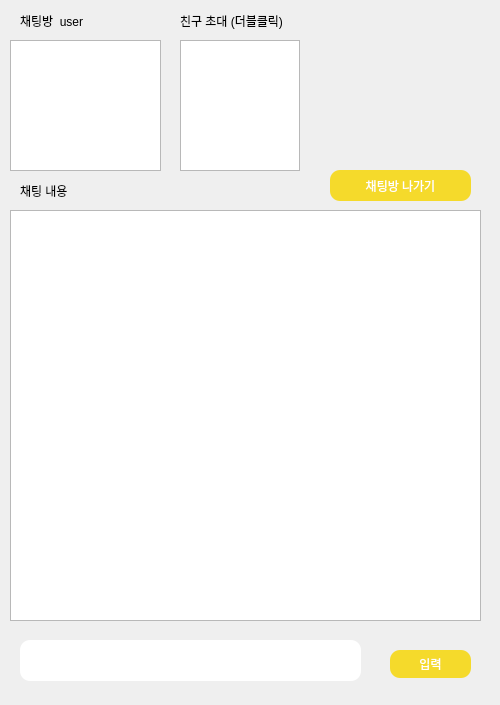
<?xml version="1.0" encoding="UTF-8"?>
<ui version="4.0">
 <class>Form</class>
 <widget class="QWidget" name="Form">
  <property name="geometry">
   <rect>
    <x>0</x>
    <y>0</y>
    <width>500</width>
    <height>705</height>
   </rect>
  </property>
  <property name="windowTitle">
   <string>Form</string>
  </property>
  <widget class="QStackedWidget" name="stackedWidget">
   <property name="geometry">
    <rect>
     <x>0</x>
     <y>0</y>
     <width>501</width>
     <height>701</height>
    </rect>
   </property>
   <property name="currentIndex">
    <number>3</number>
   </property>
   <widget class="QWidget" name="login_page">
    <widget class="QLabel" name="label_back_4">
     <property name="geometry">
      <rect>
       <x>0</x>
       <y>0</y>
       <width>521</width>
       <height>701</height>
      </rect>
     </property>
     <property name="text">
      <string/>
     </property>
     <property name="pixmap">
      <pixmap>../../Desktop/back3.jpg</pixmap>
     </property>
    </widget>
    <widget class="QLabel" name="PassWord_label">
     <property name="geometry">
      <rect>
       <x>50</x>
       <y>330</y>
       <width>101</width>
       <height>20</height>
      </rect>
     </property>
     <property name="text">
      <string>PassWord</string>
     </property>
    </widget>
    <widget class="QLineEdit" name="pw_line">
     <property name="geometry">
      <rect>
       <x>130</x>
       <y>330</y>
       <width>261</width>
       <height>31</height>
      </rect>
     </property>
     <property name="styleSheet">
      <string notr="true">QLineEdit
{
    background-color:  rgb(255, 255, 255);
	border-radius: 10px;
}

</string>
     </property>
     <property name="echoMode">
      <enum>QLineEdit::PasswordEchoOnEdit</enum>
     </property>
    </widget>
    <widget class="QLabel" name="ID_label">
     <property name="geometry">
      <rect>
       <x>110</x>
       <y>290</y>
       <width>64</width>
       <height>15</height>
      </rect>
     </property>
     <property name="text">
      <string>ID</string>
     </property>
    </widget>
    <widget class="QPushButton" name="login_btn">
     <property name="geometry">
      <rect>
       <x>270</x>
       <y>380</y>
       <width>111</width>
       <height>31</height>
      </rect>
     </property>
     <property name="styleSheet">
      <string notr="true">QPushButton{
	font: 13pt &quot;맑은 고딕&quot;;
	color: rgb(255, 255, 255);
    background-color: rgb(245, 218, 43);
	border: 0px;
	border-radius: 10px;
}

</string>
     </property>
     <property name="text">
      <string>login</string>
     </property>
    </widget>
    <widget class="QLineEdit" name="id_line">
     <property name="geometry">
      <rect>
       <x>130</x>
       <y>280</y>
       <width>261</width>
       <height>31</height>
      </rect>
     </property>
     <property name="styleSheet">
      <string notr="true">QLineEdit
{
    background-color:  rgb(255, 255, 255);
	border-radius: 10px;
}

</string>
     </property>
    </widget>
    <widget class="QPushButton" name="signup_btn">
     <property name="geometry">
      <rect>
       <x>270</x>
       <y>430</y>
       <width>111</width>
       <height>31</height>
      </rect>
     </property>
     <property name="styleSheet">
      <string notr="true">QPushButton{
	font: 13pt &quot;맑은 고딕&quot;;
	color: rgb(255, 255, 255);
    background-color: rgb(245, 218, 43);
	border: 0px;
	border-radius: 10px;
}

</string>
     </property>
     <property name="text">
      <string>join</string>
     </property>
    </widget>
   </widget>
   <widget class="QWidget" name="signup_page">
    <widget class="QLabel" name="label_back_2">
     <property name="geometry">
      <rect>
       <x>0</x>
       <y>0</y>
       <width>521</width>
       <height>701</height>
      </rect>
     </property>
     <property name="text">
      <string/>
     </property>
     <property name="pixmap">
      <pixmap>../../Desktop/back3.jpg</pixmap>
     </property>
    </widget>
    <widget class="QLabel" name="ID_label_2">
     <property name="geometry">
      <rect>
       <x>110</x>
       <y>260</y>
       <width>64</width>
       <height>15</height>
      </rect>
     </property>
     <property name="text">
      <string>ID</string>
     </property>
    </widget>
    <widget class="QLabel" name="PassWord_label_2">
     <property name="geometry">
      <rect>
       <x>110</x>
       <y>320</y>
       <width>101</width>
       <height>20</height>
      </rect>
     </property>
     <property name="text">
      <string>PassWord</string>
     </property>
    </widget>
    <widget class="QPushButton" name="signup_ok_btn">
     <property name="geometry">
      <rect>
       <x>240</x>
       <y>490</y>
       <width>221</width>
       <height>41</height>
      </rect>
     </property>
     <property name="styleSheet">
      <string notr="true">QPushButton{
	font: 15pt &quot;맑은 고딕&quot;;
	color: rgb(255, 255, 255);
    background-color: rgb(245, 218, 43);
	border: 0px;
	border-radius: 10px;
}

</string>
     </property>
     <property name="text">
      <string>join</string>
     </property>
    </widget>
    <widget class="QLineEdit" name="id">
     <property name="geometry">
      <rect>
       <x>110</x>
       <y>280</y>
       <width>231</width>
       <height>31</height>
      </rect>
     </property>
     <property name="styleSheet">
      <string notr="true">QLineEdit
{
    background-color:  rgb(255, 255, 255);
	border-radius: 10px;
}

</string>
     </property>
    </widget>
    <widget class="QLineEdit" name="pw">
     <property name="geometry">
      <rect>
       <x>110</x>
       <y>350</y>
       <width>231</width>
       <height>31</height>
      </rect>
     </property>
     <property name="styleSheet">
      <string notr="true">QLineEdit
{
    background-color:  rgb(255, 255, 255);
	border-radius: 10px;
}

</string>
     </property>
     <property name="echoMode">
      <enum>QLineEdit::PasswordEchoOnEdit</enum>
     </property>
    </widget>
    <widget class="QLineEdit" name="input_NicName_2">
     <property name="geometry">
      <rect>
       <x>110</x>
       <y>420</y>
       <width>231</width>
       <height>31</height>
      </rect>
     </property>
     <property name="styleSheet">
      <string notr="true">QLineEdit
{
    background-color:  rgb(255, 255, 255);
	border-radius: 10px;
}

</string>
     </property>
     <property name="echoMode">
      <enum>QLineEdit::PasswordEchoOnEdit</enum>
     </property>
    </widget>
    <widget class="QLabel" name="NicName_label">
     <property name="geometry">
      <rect>
       <x>110</x>
       <y>390</y>
       <width>131</width>
       <height>20</height>
      </rect>
     </property>
     <property name="text">
      <string>PassWord Check</string>
     </property>
    </widget>
    <widget class="QPushButton" name="btn_id_check">
     <property name="geometry">
      <rect>
       <x>380</x>
       <y>280</y>
       <width>81</width>
       <height>28</height>
      </rect>
     </property>
     <property name="styleSheet">
      <string notr="true">QPushButton{
	font: 11pt &quot;맑은 고딕&quot;;
	color: rgb(255, 255, 255);
    background-color: rgb(245, 218, 43);
	border: 0px;
	border-radius: 10px;
}

</string>
     </property>
     <property name="text">
      <string>중복체크</string>
     </property>
    </widget>
   </widget>
   <widget class="QWidget" name="room_list_page">
    <widget class="QLabel" name="label_back_5">
     <property name="geometry">
      <rect>
       <x>0</x>
       <y>0</y>
       <width>521</width>
       <height>701</height>
      </rect>
     </property>
     <property name="text">
      <string/>
     </property>
     <property name="pixmap">
      <pixmap>../../Desktop/back3.jpg</pixmap>
     </property>
    </widget>
    <widget class="QPushButton" name="refresh_btn">
     <property name="geometry">
      <rect>
       <x>270</x>
       <y>650</y>
       <width>191</width>
       <height>31</height>
      </rect>
     </property>
     <property name="styleSheet">
      <string notr="true">QPushButton{
	font: 13pt &quot;맑은 고딕&quot;;
	color: rgb(255, 255, 255);
    background-color: rgb(245, 218, 43);
	border: 0px;
	border-radius: 10px;
}

</string>
     </property>
     <property name="text">
      <string>새로고침</string>
     </property>
    </widget>
    <widget class="QLineEdit" name="room_name_line">
     <property name="geometry">
      <rect>
       <x>20</x>
       <y>590</y>
       <width>461</width>
       <height>41</height>
      </rect>
     </property>
     <property name="styleSheet">
      <string notr="true">QLineEdit
{
    background-color:  rgb(255, 255, 255);
	border-radius: 10px;
}

</string>
     </property>
    </widget>
    <widget class="QLabel" name="room_check">
     <property name="geometry">
      <rect>
       <x>20</x>
       <y>550</y>
       <width>361</width>
       <height>31</height>
      </rect>
     </property>
     <property name="text">
      <string>공백/특수문자를 제외한 방이름을 정해주세요</string>
     </property>
    </widget>
    <widget class="QListWidget" name="room_list">
     <property name="geometry">
      <rect>
       <x>10</x>
       <y>41</y>
       <width>281</width>
       <height>491</height>
      </rect>
     </property>
     <property name="styleSheet">
      <string notr="true">QList Widget
{
    background-color:  rgb(255, 255, 255);
	border-radius: 10px;
}
</string>
     </property>
    </widget>
    <widget class="QListWidget" name="online_users_list">
     <property name="geometry">
      <rect>
       <x>300</x>
       <y>190</y>
       <width>191</width>
       <height>341</height>
      </rect>
     </property>
    </widget>
    <widget class="QLabel" name="label_2">
     <property name="geometry">
      <rect>
       <x>20</x>
       <y>10</y>
       <width>271</width>
       <height>21</height>
      </rect>
     </property>
     <property name="text">
      <string>채팅방 목록</string>
     </property>
    </widget>
    <widget class="QLabel" name="label_5">
     <property name="geometry">
      <rect>
       <x>310</x>
       <y>170</y>
       <width>151</width>
       <height>21</height>
      </rect>
     </property>
     <property name="text">
      <string>접속중인 user</string>
     </property>
    </widget>
    <widget class="QPushButton" name="make_room_btn">
     <property name="geometry">
      <rect>
       <x>40</x>
       <y>650</y>
       <width>191</width>
       <height>31</height>
      </rect>
     </property>
     <property name="styleSheet">
      <string notr="true">QPushButton{
	font: 13pt &quot;맑은 고딕&quot;;
	color: rgb(255, 255, 255);
    background-color: rgb(245, 218, 43);
	border: 0px;
	border-radius: 10px;
}

</string>
     </property>
     <property name="text">
      <string>채팅 방 만들기</string>
     </property>
    </widget>
   </widget>
   <widget class="QWidget" name="room_page">
    <widget class="QLabel" name="label_back">
     <property name="geometry">
      <rect>
       <x>0</x>
       <y>0</y>
       <width>521</width>
       <height>701</height>
      </rect>
     </property>
     <property name="text">
      <string/>
     </property>
     <property name="pixmap">
      <pixmap>../../Desktop/back3.jpg</pixmap>
     </property>
    </widget>
    <widget class="QLineEdit" name="room_chat">
     <property name="geometry">
      <rect>
       <x>20</x>
       <y>640</y>
       <width>341</width>
       <height>41</height>
      </rect>
     </property>
     <property name="styleSheet">
      <string notr="true">QLineEdit
{
    background-color:  rgb(255, 255, 255);
	border-radius: 10px;
}

</string>
     </property>
    </widget>
    <widget class="QPushButton" name="room_send_btn">
     <property name="geometry">
      <rect>
       <x>390</x>
       <y>650</y>
       <width>81</width>
       <height>28</height>
      </rect>
     </property>
     <property name="styleSheet">
      <string notr="true">QPushButton{
	font: 11pt &quot;맑은 고딕&quot;;
	color: rgb(255, 255, 255);
    background-color: rgb(245, 218, 43);
	border: 0px;
	border-radius: 10px;
}

</string>
     </property>
     <property name="text">
      <string>입력</string>
     </property>
    </widget>
    <widget class="QListWidget" name="main_chat">
     <property name="geometry">
      <rect>
       <x>10</x>
       <y>210</y>
       <width>471</width>
       <height>411</height>
      </rect>
     </property>
     <property name="styleSheet">
      <string notr="true">QList Widget
{
    background-color:  rgb(255, 255, 255);
	border-radius: 10px;
}
</string>
     </property>
    </widget>
    <widget class="QListWidget" name="room_user_list">
     <property name="geometry">
      <rect>
       <x>10</x>
       <y>40</y>
       <width>151</width>
       <height>131</height>
      </rect>
     </property>
     <property name="styleSheet">
      <string notr="true">QList Widget
{
    background-color:  rgb(255, 255, 255);
	border-radius: 10px;
}
</string>
     </property>
    </widget>
    <widget class="QLabel" name="label">
     <property name="geometry">
      <rect>
       <x>20</x>
       <y>10</y>
       <width>121</width>
       <height>21</height>
      </rect>
     </property>
     <property name="text">
      <string>채팅방  user</string>
     </property>
    </widget>
    <widget class="QLabel" name="label_3">
     <property name="geometry">
      <rect>
       <x>20</x>
       <y>180</y>
       <width>91</width>
       <height>21</height>
      </rect>
     </property>
     <property name="text">
      <string>채팅 내용</string>
     </property>
    </widget>
    <widget class="QPushButton" name="room_exit_btn">
     <property name="geometry">
      <rect>
       <x>330</x>
       <y>170</y>
       <width>141</width>
       <height>31</height>
      </rect>
     </property>
     <property name="styleSheet">
      <string notr="true">QPushButton{
	font: 11pt &quot;맑은 고딕&quot;;
	color: rgb(255, 255, 255);
    background-color: rgb(245, 218, 43);
	border: 0px;
	border-radius: 10px;
}

</string>
     </property>
     <property name="text">
      <string>채팅방 나가기</string>
     </property>
    </widget>
    <widget class="QListWidget" name="room_online">
     <property name="geometry">
      <rect>
       <x>180</x>
       <y>40</y>
       <width>120</width>
       <height>131</height>
      </rect>
     </property>
     <property name="maximumSize">
      <size>
       <width>120</width>
       <height>16777215</height>
      </size>
     </property>
    </widget>
    <widget class="QLabel" name="label_4">
     <property name="geometry">
      <rect>
       <x>180</x>
       <y>10</y>
       <width>151</width>
       <height>21</height>
      </rect>
     </property>
     <property name="text">
      <string>친구 초대 (더블클릭)</string>
     </property>
    </widget>
   </widget>
   <widget class="QWidget" name="presonal_page">
    <widget class="QLabel" name="label_back_6">
     <property name="geometry">
      <rect>
       <x>0</x>
       <y>0</y>
       <width>521</width>
       <height>701</height>
      </rect>
     </property>
     <property name="text">
      <string/>
     </property>
     <property name="pixmap">
      <pixmap>../../Desktop/back3.jpg</pixmap>
     </property>
    </widget>
   </widget>
  </widget>
 </widget>
 <resources/>
 <connections/>
</ui>
